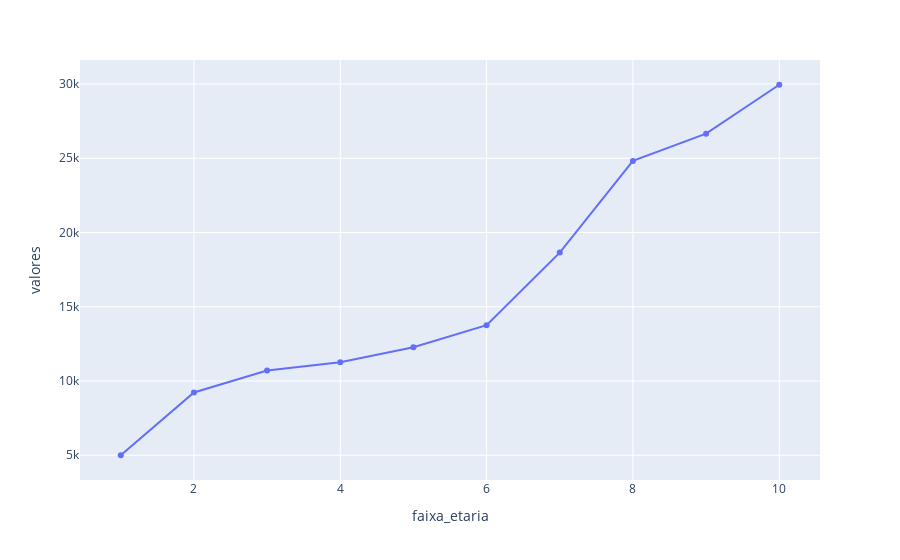

The notebook cell saved with this chart:
### Code cell
#VCM maximo
dic = {
   'faixa_etaria': [1,2,3,4,5,6,7,8,9,10],
    'valores': vcm_max
}

resultado = pd.DataFrame(dic)
fig = px.line(resultado, x='faixa_etaria', y = 'valores', markers=True)
fig.show()

### Figure 1 — Plotly figure (JSON) as saved in the notebook; plotly's stock layout.template omitted (floating-point values rounded to 4 significant figures)
{"data": [{"hovertemplate": "faixa_etaria=%{x}<br>valores=%{y}<extra></extra>", "legendgroup": "", "line": {"color": "#636efa", "dash": "solid"}, "marker": {"symbol": "circle"}, "mode": "markers+lines", "name": "", "orientation": "v", "showlegend": false, "type": "scatter", "x": [1, 2, 3, 4, 5, 6, 7, 8, 9, 10], "xaxis": "x", "y": [5000, 9230.0, 10710.0, 11270.0, 12270.0, 13760.0, 18650.0, 24820.0, 26660.0, 29950.0], "yaxis": "y"}], "layout": {"legend": {"tracegroupgap": 0}, "margin": {"t": 60}, "xaxis": {"anchor": "y", "domain": [0, 1], "title": {"text": "faixa_etaria"}}, "yaxis": {"anchor": "x", "domain": [0, 1], "title": {"text": "valores"}}}}
